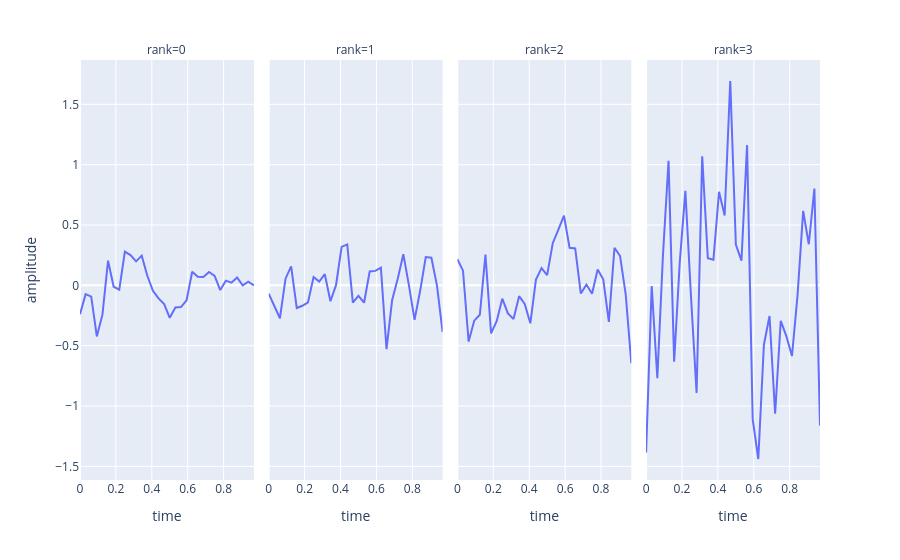

The cell this chart's notebook holds for it:
### Code cell
df = pd.DataFrame(tl.to_numpy(hoda.aps_[1]))
df['time'] = epochs.times
df = df.melt(id_vars=['time'], var_name='rank', value_name='amplitude')
px.line(df, x='time', y='amplitude', facet_col='rank', facet_col_wrap=4)

### Figure 1 — Plotly figure (JSON) as saved in the notebook; plotly's stock layout.template omitted (floating-point values rounded to 4 significant figures)
{"data": [{"hovertemplate": "rank=0<br>time=%{x}<br>amplitude=%{y}<extra></extra>", "legendgroup": "", "line": {"color": "#636efa", "dash": "solid"}, "marker": {"symbol": "circle"}, "mode": "lines", "name": "", "orientation": "v", "showlegend": false, "type": "scatter", "x": [0.0, 0.03125, 0.0625, 0.09375, 0.125, 0.1562, 0.1875, 0.2188, 0.25, 0.2812, 0.3125, 0.3438, 0.375, 0.4062, 0.4375, 0.4688, 0.5, 0.5312, 0.5625, 0.5938, 0.625, 0.6562, 0.6875, 0.7188, 0.75, 0.7812, 0.8125, 0.8438, 0.875, 0.9062, 0.9375, 0.9688], "xaxis": "x", "y": [-0.2384, -0.07295, -0.09319, -0.423, -0.2429, 0.2043, -0.01124, -0.03563, 0.2794, 0.2511, 0.199, 0.2463, 0.07954, -0.04486, -0.1084, -0.1552, -0.2688, -0.1833, -0.1801, -0.1234, 0.1127, 0.07055, 0.06857, 0.1105, 0.07884, -0.03908, 0.039, 0.02263, 0.06583, -0.0002952, 0.03119, -0.0001978], "yaxis": "y"}, {"hovertemplate": "rank=1<br>time=%{x}<br>amplitude=%{y}<extra></extra>", "legendgroup": "", "line": {"color": "#636efa", "dash": "solid"}, "marker": {"symbol": "circle"}, "mode": "lines", "name": "", "orientation": "v", "showlegend": false, "type": "scatter", "x": [0.0, 0.03125, 0.0625, 0.09375, 0.125, 0.1562, 0.1875, 0.2188, 0.25, 0.2812, 0.3125, 0.3438, 0.375, 0.4062, 0.4375, 0.4688, 0.5, 0.5312, 0.5625, 0.5938, 0.625, 0.6562, 0.6875, 0.7188, 0.75, 0.7812, 0.8125, 0.8438, 0.875, 0.9062, 0.9375, 0.9688], "xaxis": "x2", "y": [-0.06879, -0.177, -0.2724, 0.05532, 0.1573, -0.1873, -0.1689, -0.1409, 0.06933, 0.03143, 0.09233, -0.1313, 0.001754, 0.3193, 0.3393, -0.1431, -0.08661, -0.1438, 0.1151, 0.1201, 0.1462, -0.528, -0.1235, 0.05451, 0.2583, 9.682e-05, -0.2863, -0.04501, 0.2347, 0.2289, -0.001728, -0.387], "yaxis": "y2"}, {"hovertemplate": "rank=2<br>time=%{x}<br>amplitude=%{y}<extra></extra>", "legendgroup": "", "line": {"color": "#636efa", "dash": "solid"}, "marker": {"symbol": "circle"}, "mode": "lines", "name": "", "orientation": "v", "showlegend": false, "type": "scatter", "x": [0.0, 0.03125, 0.0625, 0.09375, 0.125, 0.1562, 0.1875, 0.2188, 0.25, 0.2812, 0.3125, 0.3438, 0.375, 0.4062, 0.4375, 0.4688, 0.5, 0.5312, 0.5625, 0.5938, 0.625, 0.6562, 0.6875, 0.7188, 0.75, 0.7812, 0.8125, 0.8438, 0.875, 0.9062, 0.9375, 0.9688], "xaxis": "x3", "y": [0.216, 0.1217, -0.4659, -0.2923, -0.2435, 0.2544, -0.3982, -0.2964, -0.1103, -0.2326, -0.2781, -0.0898, -0.1534, -0.3139, 0.04748, 0.1432, 0.08436, 0.3496, 0.4617, 0.577, 0.311, 0.3055, -0.068, 0.006378, -0.06983, 0.1314, 0.04978, -0.3033, 0.3117, 0.2432, -0.07361, -0.6448], "yaxis": "y3"}, {"hovertemplate": "rank=3<br>time=%{x}<br>amplitude=%{y}<extra></extra>", "legendgroup": "", "line": {"color": "#636efa", "dash": "solid"}, "marker": {"symbol": "circle"}, "mode": "lines", "name": "", "orientation": "v", "showlegend": false, "type": "scatter", "x": [0.0, 0.03125, 0.0625, 0.09375, 0.125, 0.1562, 0.1875, 0.2188, 0.25, 0.2812, 0.3125, 0.3438, 0.375, 0.4062, 0.4375, 0.4688, 0.5, 0.5312, 0.5625, 0.5938, 0.625, 0.6562, 0.6875, 0.7188, 0.75, 0.7812, 0.8125, 0.8438, 0.875, 0.9062, 0.9375, 0.9688], "xaxis": "x4", "y": [-1.385, -0.00548, -0.7682, 0.2462, 1.033, -0.6321, 0.1904, 0.7832, -0.09034, -0.8909, 1.069, 0.2258, 0.2119, 0.7753, 0.579, 1.693, 0.3375, 0.2052, 1.162, -1.108, -1.439, -0.4917, -0.2541, -1.064, -0.2937, -0.4209, -0.5859, -0.08069, 0.6171, 0.3406, 0.8026, -1.162], "yaxis": "y4"}], "layout": {"annotations": [{"font": {}, "showarrow": false, "text": "rank=0", "x": 0.1175, "xanchor": "center", "xref": "paper", "y": 1, "yanchor": "bottom", "yref": "paper"}, {"font": {}, "showarrow": false, "text": "rank=1", "x": 0.3725, "xanchor": "center", "xref": "paper", "y": 1, "yanchor": "bottom", "yref": "paper"}, {"font": {}, "showarrow": false, "text": "rank=2", "x": 0.6275, "xanchor": "center", "xref": "paper", "y": 1, "yanchor": "bottom", "yref": "paper"}, {"font": {}, "showarrow": false, "text": "rank=3", "x": 0.8825, "xanchor": "center", "xref": "paper", "y": 1, "yanchor": "bottom", "yref": "paper"}], "legend": {"tracegroupgap": 0}, "margin": {"t": 60}, "xaxis": {"anchor": "y", "domain": [0, 0.235], "title": {"text": "time"}}, "xaxis2": {"anchor": "y2", "domain": [0.255, 0.49], "matches": "x", "title": {"text": "time"}}, "xaxis3": {"anchor": "y3", "domain": [0.51, 0.745], "matches": "x", "title": {"text": "time"}}, "xaxis4": {"anchor": "y4", "domain": [0.765, 1.0], "matches": "x", "title": {"text": "time"}}, "yaxis": {"anchor": "x", "domain": [0, 1], "title": {"text": "amplitude"}}, "yaxis2": {"anchor": "x2", "domain": [0, 1], "matches": "y", "showticklabels": false}, "yaxis3": {"anchor": "x3", "domain": [0, 1], "matches": "y", "showticklabels": false}, "yaxis4": {"anchor": "x4", "domain": [0, 1], "matches": "y", "showticklabels": false}}}
